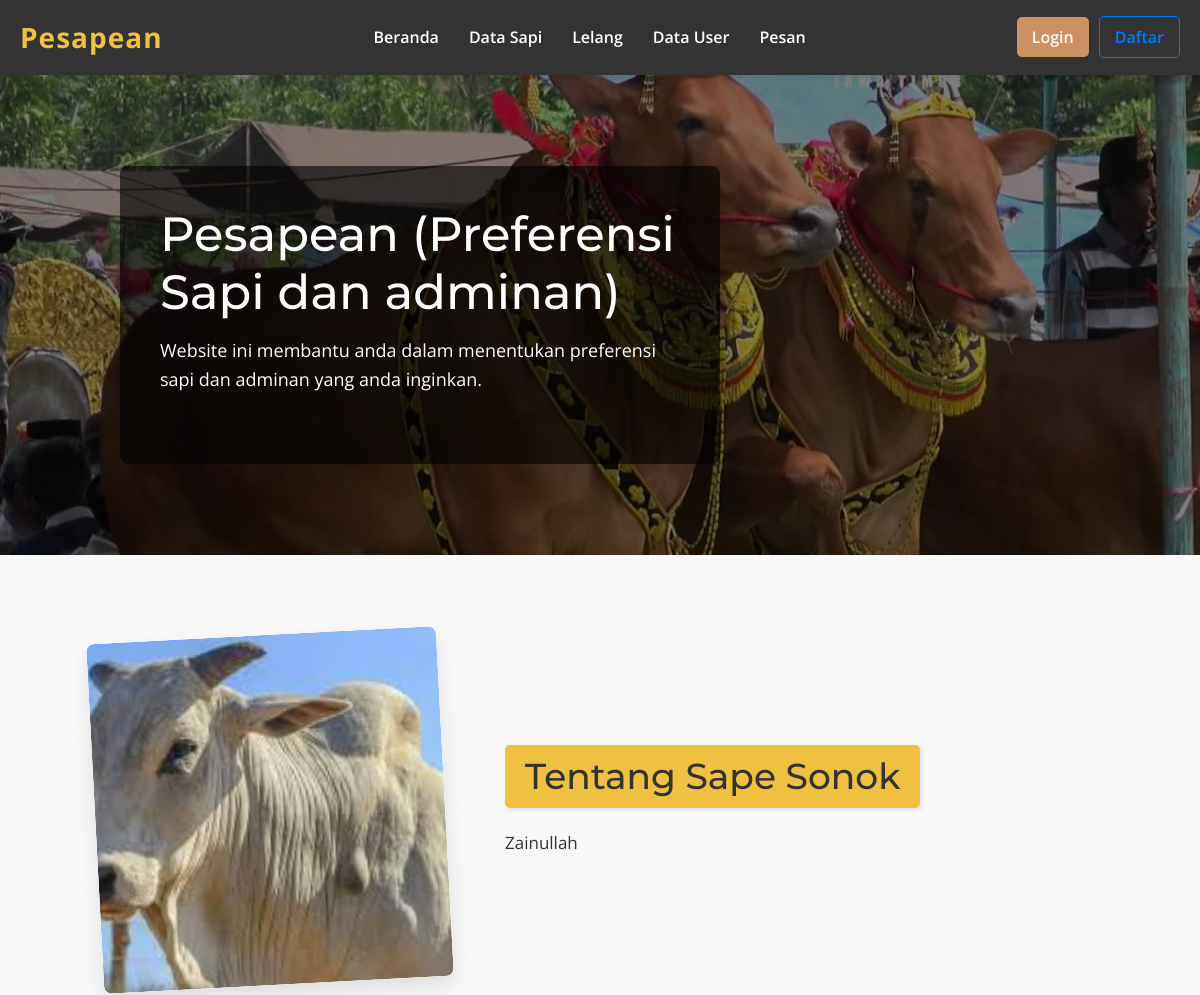
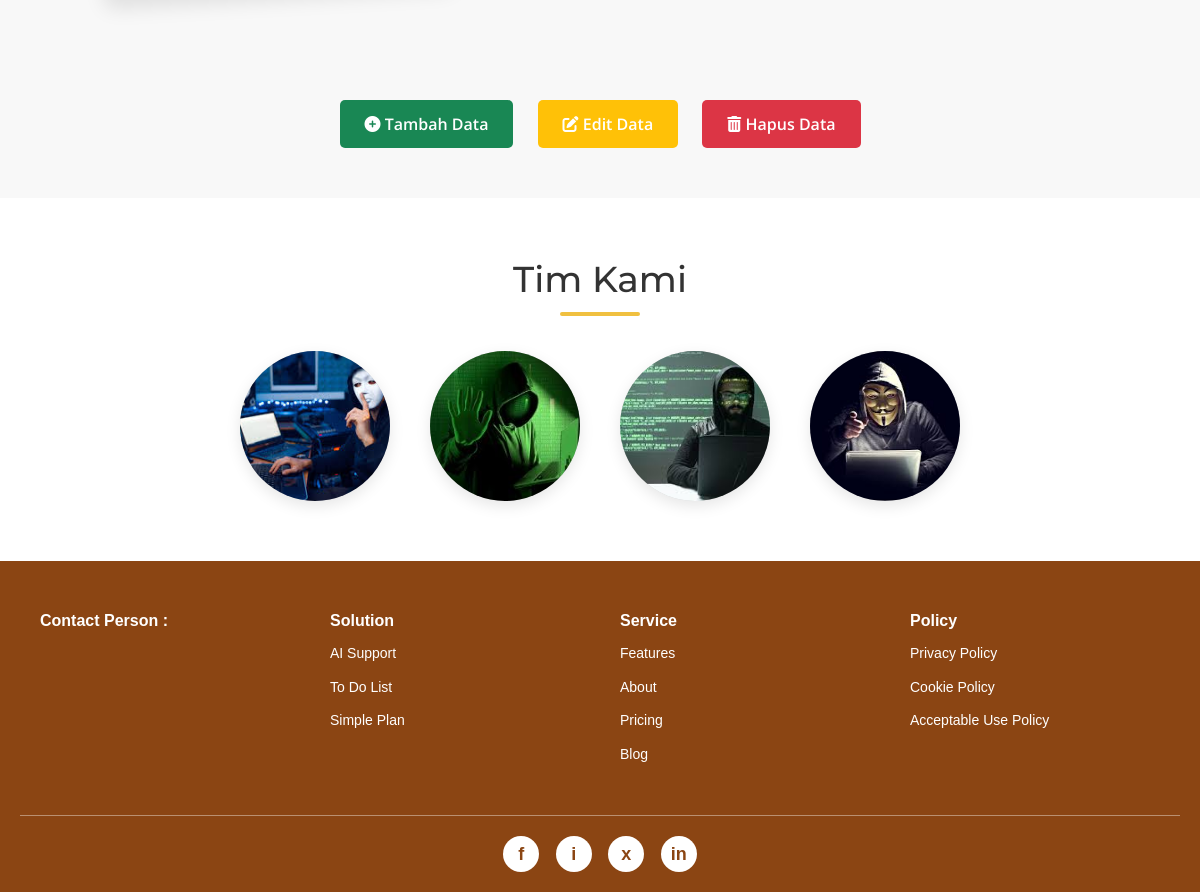
/admin/admin.php, run on the app's committed database (2 pictures, top to bottom).
### tables this page shows
CREATE TABLE `home` (
  `id_home` int(11) NOT NULL,
  `sejarah` text,
  `gambar` varchar(255) DEFAULT NULL
);

### admin/admin.php (the view, shortened to what this page needs)
<?php
include '../koneksi.php';
$data = null;
if ($koneksi) {
    $query = "SELECT * FROM home ORDER BY id_home DESC LIMIT 1";
    $result = mysqli_query($koneksi, $query);
    if ($result && mysqli_num_rows($result) > 0) {
        $data = mysqli_fetch_assoc($result);
    }
}
?>
<!DOCTYPE html>
<html lang="en">
<head>
    <link href="https://cdn.jsdelivr.net/npm/bootstrap@5.3.3/dist/css/bootstrap.min.css" rel="stylesheet">
    <link rel="stylesheet" href="https://cdnjs.cloudflare.com/ajax/libs/font-awesome/6.0.0-beta3/css/all.min.css">
    <link rel="stylesheet" href="../style.css">
</head>
<body>
    <header class="main-header">
        <nav class="navbar">
            <div class="logo">
                <a href="../admin/admin.php">Pesapean</a>
            </div>
            <ul class="nav-links">
                <li><a href="../admin/admin.php">Beranda</a></li>
                <li><a href="../admin/data_sapi.php?jenis=sonok">Data Sapi</a></li>
                <li><a href="../admin/lelang.php">Lelang</a></li>
                <li><a href="../admin/data_user.php">Data User</a></li>
                <li><a href="../admin/pesan.php">Pesan</a></li>
            </ul>
            <div class="auth-links">
                <?php if (isset($_SESSION['id_user'])): ?>
                    <a href="../auth/profile.php" class="btn btn-primary">Profile</a>
                <?php else: ?>
                    <a href="../auth/login.php" class="btn btn-primary">Login</a>
                    <a href="../auth/register.php" class="btn btn-outline-primary">Daftar</a>
                <?php endif; ?>
            </div>
        </nav>
    </header>
    <main>
        <section id="home" class="hero-section">
            <img src="../sapi.jpg" alt="Two cows adorned for an event" class="hero-image">
            <div class="hero-content">
                <h1>Pesapean (Preferensi Sapi dan adminan)</h1>
                <p>Website ini membantu anda dalam menentukan preferensi sapi dan adminan yang anda inginkan.</p>
            </div>
        </section>
        <section id="about" class="about-section">
            <div class="about-image">
                <?php if ($data && isset($data['gambar'])): ?>
                    <img src="../uploads/<?php echo htmlspecialchars($data['gambar']); ?>" alt="A decorated cow">
                <?php else: ?>
                    <img src="placeholder.jpg" alt="No Image Available">
                <?php endif; ?>
            </div>
            <div class="about-text">
                <h2>Tentang Sape Sonok</h2>
                <?php if ($data && isset($data['sejarah'])): ?>
                    <p><?php echo nl2br(htmlspecialchars($data['sejarah'])); ?></p>
                <?php else: ?>
                    <p>Informasi tentang Sape Sonok belum tersedia. Silakan cek kembali nanti.</p>
                <?php endif; ?>
            </div>
        </section>
        <div class="admin-actions">
            <a href="../admin/sejarah.php" class="btn btn-success">
                <i class="fas fa-plus-circle"></i> Tambah Data
            </a>
            <a href="../admin/edit_sejarah.php?id=<?php echo $data['id_home'] ?? ''; ?>" class="btn btn-warning text-white">
                <i class="fas fa-edit"></i> Edit Data
            </a>
            <a href="../admin/hapus_sejarah.php?id=<?php echo $data['id_home'] ?? ''; ?>" class="btn btn-danger" onclick="return confirm('Anda yakin ingin menghapus data ini?');">
                <i class="fas fa-trash-alt"></i> Hapus Data
            </a>
        </div>
        <?php include '../tim_kami.php'; ?>
    </main>
    <?php include '../footer.php'; ?>
</body>
</html>

### style.css (style rules this page uses)
:root { --primary-color: #f0c040; --secondary-color: #333; --accent-color: #555; --background-light: #f8f8f8; --text-color: #333; --white-color: #ffffff; --border-radius: 8px; --transition-speed: 0.3s ease; }
body { background-color: var(--background-light); font-family: 'Open Sans', Arial, sans-serif; margin: 0; padding: 0; line-height: 1.6; color: var(--text-color); }
h1, h2, h3 { font-family: 'Montserrat', sans-serif; color: var(--secondary-color); margin-top: 0; }
a { text-decoration: none; color: var(--primary-color); transition: color var(--transition-speed); }
.btn { display: inline-block; padding: 12px 25px; border: none; border-radius: 5px; cursor: pointer; font-size: 16px; font-weight: 600; transition: background-color var(--transition-speed), color var(--transition-speed); }
.btn-primary { background-color: var(--primary-color); color: var(--secondary-color); }
.main-header { background-color: var(--secondary-color); color: var(--white-color); padding: 15px 0; box-shadow: 0 2px 5px rgba(0, 0, 0, 0.1); }
.navbar { display: flex; justify-content: space-between; align-items: center; max-width: 1200px; margin: 0 auto; padding: 0 20px; }
.navbar .logo a { font-size: 28px; font-weight: 700; color: var(--primary-color); letter-spacing: 1px; }
.navbar .nav-links { list-style: none; margin: 0; padding: 0; display: flex; gap: 30px; }
.navbar .nav-links a { color: var(--white-color); font-weight: 600; font-size: 16px; position: relative; }
.navbar .nav-links a::after { content: ''; position: absolute; width: 0; height: 2px; background-color: var(--primary-color); left: 0; bottom: -5px; transition: width var(--transition-speed); }
.hero-section { position: relative; width: 100%; height: 60vh; display: flex; align-items: center; justify-content: flex-start; overflow: hidden; }
.hero-image { width: 100%; height: 100%; object-fit: cover; position: absolute; top: 0; left: 0; z-index: -1; }
.hero-section::before { content: ''; position: absolute; top: 0; left: 0; width: 100%; height: 100%; background: rgba(0, 0, 0, 0.5); z-index: 0; }
.hero-content { position: relative; z-index: 1; color: var(--white-color); text-align: left; padding: 40px; border-radius: var(--border-radius); max-width: 600px; margin-left: 10%; background-color: rgba(0, 0, 0, 0.6); }
.hero-content h1 { font-size: 48px; margin-bottom: 15px; color: var(--white-color); line-height: 1.2; }
.hero-content p { font-size: 18px; margin-bottom: 30px; }
.about-section { display: flex; justify-content: center; align-items: center; padding: 80px 20px; gap: 60px; max-width: 1200px; margin: 0 auto; flex-wrap: wrap; }
.about-image { flex-shrink: 0; width: 350px; height: 350px; border-radius: var(--border-radius); overflow: hidden; box-shadow: 0 10px 20px rgba(0, 0, 0, 0.1); position: relative; transform: rotate(-3deg); transition: transform 0.5s ease; }
.about-image img { width: 100%; height: 100%; object-fit: cover; display: block; border-radius: var(--border-radius); }
.about-text { flex-grow: 1; max-width: 600px; }
.about-text h2 { font-size: 36px; background-color: var(--primary-color); padding: 10px 20px; border-radius: 5px; display: inline-block; margin-bottom: 20px; box-shadow: 2px 2px 5px rgba(0, 0, 0, 0.1); }
.about-text p { font-size: 17px; line-height: 1.8; }

### admin/admin.php (style rules this page uses)
.auth-links { display: flex; gap: 10px; align-items: center; }
.auth-links .btn { padding: 8px 15px; border-radius: 5px; text-decoration: none; font-weight: 600; }
.auth-links .btn-primary { background-color: rgb(204, 145, 96); color: white; border: none; }
.auth-links .btn-outline-primary { background-color: transparent; color: #007bff; border: 1px solid #007bff; }
.admin-actions { text-align: center; margin-top: 30px; margin-bottom: 50px; }
.admin-actions .btn { margin: 0 10px; min-width: 100px; }

### data on the page
home: gambar (picture), sejarah "Zainullah"
